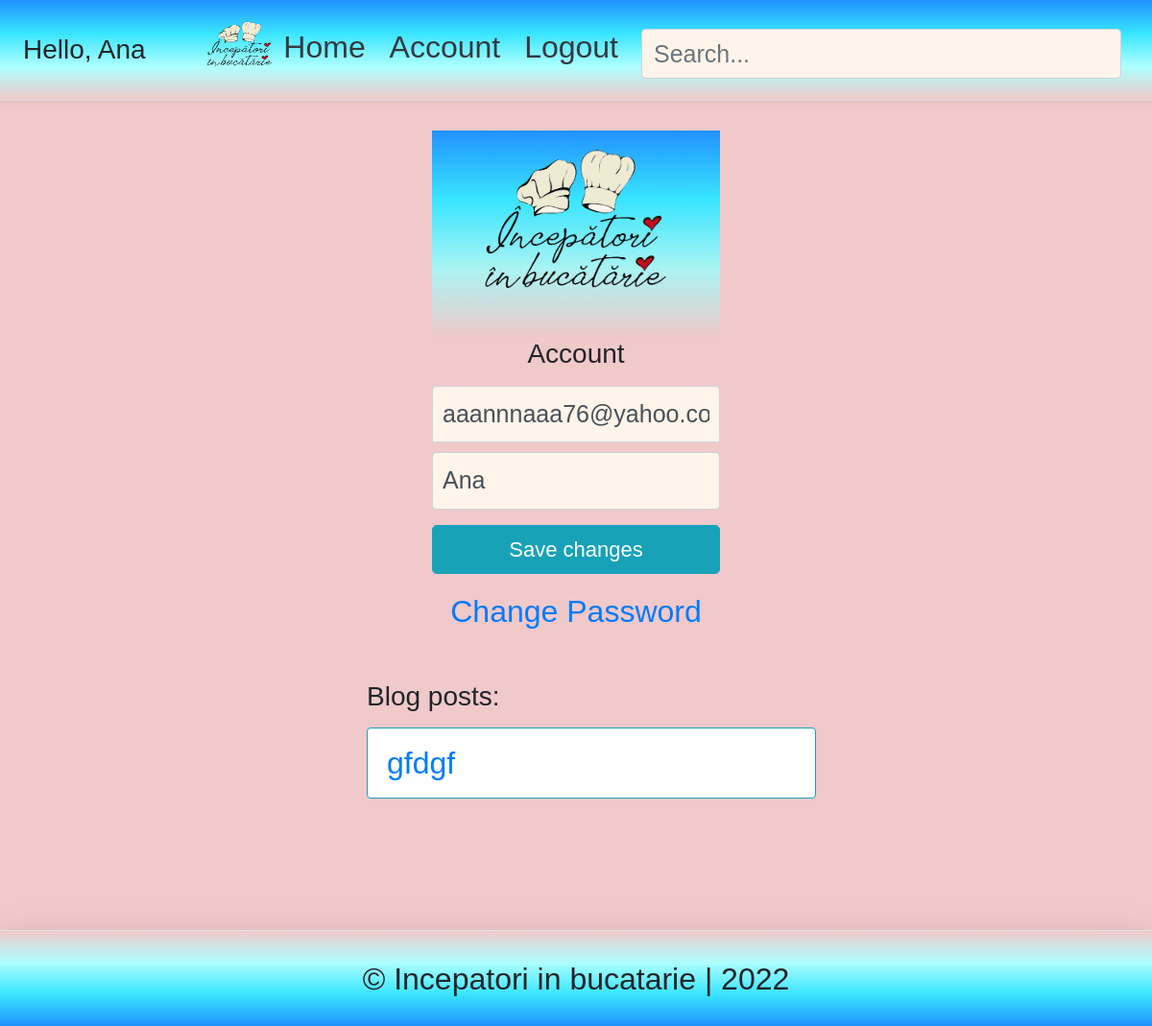
The page /account/ (signed in) on the database as committed earlier.
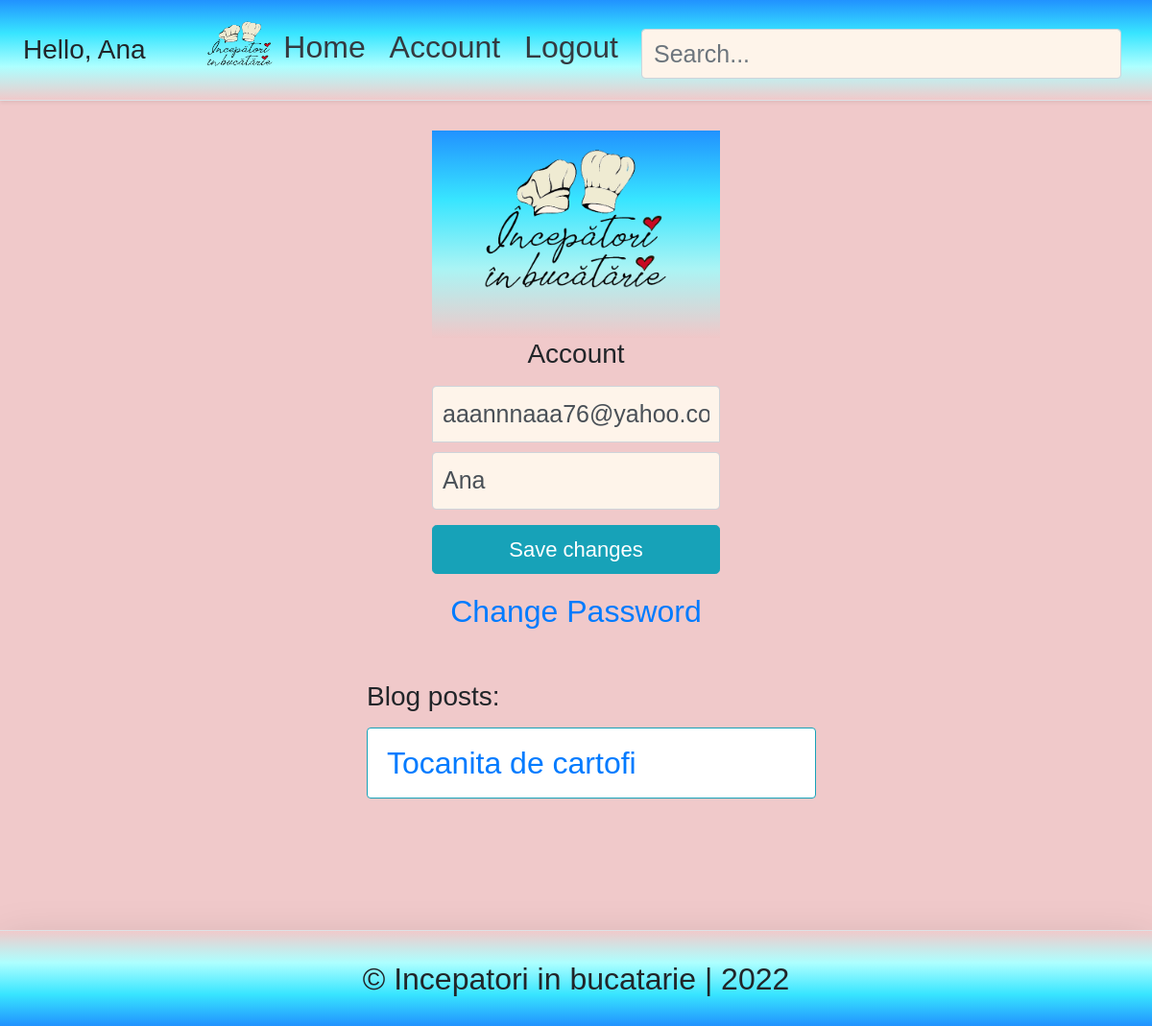
The same page on the database as committed later.
### blog/models.py (models this page shows)
class BlogPost(models.Model):
	title 					= models.CharField(max_length=50, null=False, blank=False, unique=True)
	body 					= RichTextField(blank=True, null=True)
	image		 			= models.ImageField(upload_to=upload_location, null=False, blank=False)
	date_published 			= models.DateTimeField(auto_now_add=True, verbose_name="date published")
	date_updated 			= models.DateTimeField(auto_now=True, verbose_name="date updated")
	author 					= models.ForeignKey(settings.AUTH_USER_MODEL, on_delete=models.CASCADE)
	slug 					= models.SlugField(blank=True, unique=True)
	def __str__(self):
		return self.title

### account/views.py (the view)
# urls.py: path('account/', account_view, name="account"),
def account_view(request):
    if not request.user.is_authenticated:
        return redirect("login")
    context = {}
    if request.POST:
        form = AccountUpdateForm(request.POST, instance=request.user)
        if form.is_valid():
            form.initial= {
                        "email": request.POST['email'],
                        "username": request.POST['username'],
            }
            form.save()
            context['succes_message'] = "Account Updated"
    else:
        form = AccountUpdateForm(
                initial= {
                    "email": request.user.email,
                    "username": request.user.username,
                }
            )
    context['account_form'] = form
    blog_posts = BlogPost.objects.filter(author=request.user)
    context['blog_posts'] = blog_posts
    return render(request, 'account/account.html', context)

### account/forms.py (shortened to what this page needs)
class AccountUpdateForm(forms.ModelForm):
    class Meta:
        model = Account
        fields = ('email', 'username')

### account/templates/account/account.html (shortened to what this page needs)
{% extends 'base.html' %}
{% load static %}
{% block content %}
  <form class="form-signin" method="post">{% csrf_token %}
    <div class="d-flex flex-column pb-3">
      <img class="img-fluid mx-auto d-block" src="{% static 'logo.png' %}" alt="logo" width="200" height="200">
    </div>
    <h1 class="h3 mb-3 font-weight-normal">Account</h1>
    <input type="email" name="email" id="inputEmail" class="form-control" placeholder="Email address" required autofocus
    value="{{account_form.initial.email}}" >
    <input type="text" name="username" id="inputUsername" class="form-control" placeholder="Username" required
    value="{{account_form.initial.username}}">
    <button class="btn btn-lg btn-info btn-block" type="submit">Save changes</button>
  </form>
  <div class=" ana">
    <a class="m-auto" href="{% url 'password_change' %}">Change Password</a>
  </div>
<div class="container mt-4 p-4">
  <div class="row">
    <div class="blog-posts">
      <h3 class="mb-3 font-weight-normal ml-3 pl-3">Blog posts:</h3>
      {% if blog_posts %}
      <ul>
        {% for post in blog_posts %}
        <a href="{% url 'blog:detail' post.slug %}" style="text-decoration: none;">
          <li class="list-group-item mb-1 mt-1 border border-info">{{post}}</li>
        </a>
        {% endfor %}
      </ul>
      {% else %}
      <p>You have no blog posts. Create a post <a href="{% url 'blog:create' %}">here</a>.</p>
      {% endif%}
    </div>
  </div>
</div>
{% endblock %}

Rows that differ between the two databases and show on the page:
removed BlogPost: title "gfdgf"
added BlogPost: title "Tocanita de cartofi"
